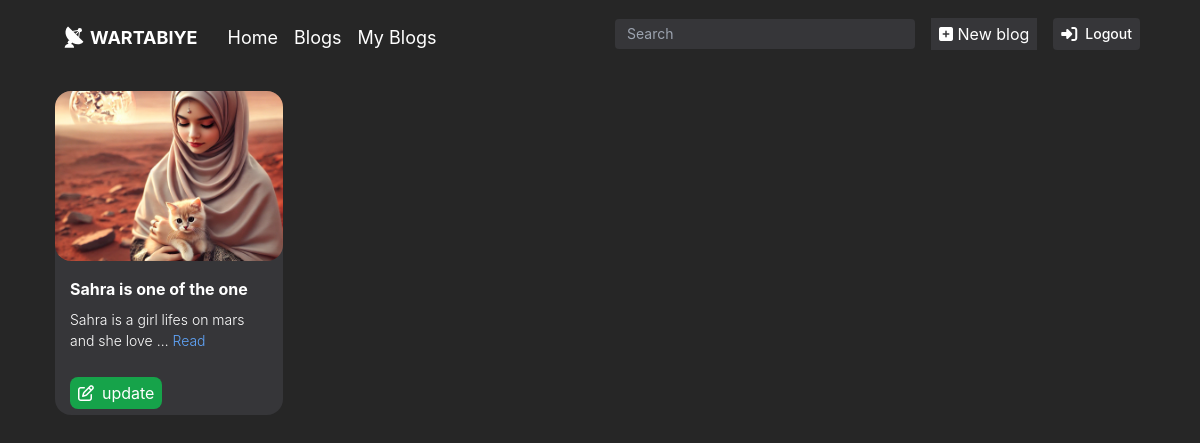
/my-blogs (signed in), run on the app's committed database.
### blog/models.py (models this page shows, shortened)
class Blog(models.Model):
    title = models.CharField(max_length=400)
    content = models.TextField(unique=True)
    description = models.CharField(max_length=60, default="This Blog does not have description")
    author = models.ForeignKey(User, on_delete=models.CASCADE)
    created_at = models.DateTimeField(auto_now_add=True)
    thumbnail = models.ImageField(upload_to='blog/thumbnail')
    tags = models.ManyToManyField(Tag, related_name="Blog")

### blog/views.py (the view)
# urls.py: path('my-blogs', views.user_blogs, name="user_blogs"),
@login_required
def user_blogs(request):
    blogs = Blog.objects.filter(author=request.user)
    return render(request, 'home/blogs/user_blogs.html', {'blogs': blogs})

### blog/models.py (called while the page is built)
    def __str__(self):
        return self.name

### blog/templates/home/blogs/user_blogs.html (shortened to what this page needs)
{% extends "base/base.html" %}
{% load static %}
{% block content %}
  {% include "navbar/navbar.html" %}
  {% block css %}
    <link rel="stylesheet" href="{% static "css/user_blogs.css" %}">
  {% endblock css %}
  <div class="grid grid-cols-1 lg:gap-x-5 ml-[-3px] lg:mr-[70px] md:grid-cols-2 lg:grid-cols-4 h-screen mx-[32px] sm-custom:mx-[25px] md:mx-[64px] lg:mx-[20px]">
  {% for blog in blogs %}
  <div
    class="blog fit ml-[58px] sm-custom:ml-[-3px]  bg-[#363639] rounded-[16px] mt-10 cursor-pointer md:ml-[35px] h-fit" data-name="{{blog.title|lower}}" data-tags="{{blog.tags.all|join:", "}}"
  >
  <a href="{% url "blog_reading" blog.id %}">
    <img class="rounded-[16px] blog-image-cover" src="{{blog.thumbnail}}">
    <div class="mt-4 mx-[15px]">
      <h1 class="text-white font-bold text-[16px]">
        {{blog.title}}
      </h1>
      <p class="text-white whitespace-normal break-words font-light mt-2 text-[14px]">
        {{blog.description|truncatewords:10|safe}} <a class="text-blue-400" href="{% url "blog_reading" blog.id %}">Read</a>
      </p>
    </div>
  </a>
    <div class="flex justify-between items-center mx-[15px] mt-6 h-10">
      <div class="flex justify-between items-center">
        <a href="{% url "update_blog" blog.id %}">
          <button class="text-white mt-[-8px] bg-green-600 px-2 py-1 rounded-lg">
            <span class="mr-2"><i class="fa-regular fa-pen-to-square"></i></span>update
          </button>
       </a>
      </div>
    </div>
  </div>
  {%empty%}
  <h1 class="text-white text-[30px] lg:ml-[45px] lg:mt-[50px] ">0 blogs, try to post some blogs</h1>
  {% endfor %}
  </div>
{% endblock content %}

### blog/static/css/user_blogs.css (style rules this page uses)
.blog-image-cover { width: 100%; height: 170px; object-fit: cover; border-radius: 16px; }

### data on the page
Blog: thumbnail (picture), title "Sahra is one of the one", description "Sahra is a girl lifes on mars and she love …"
